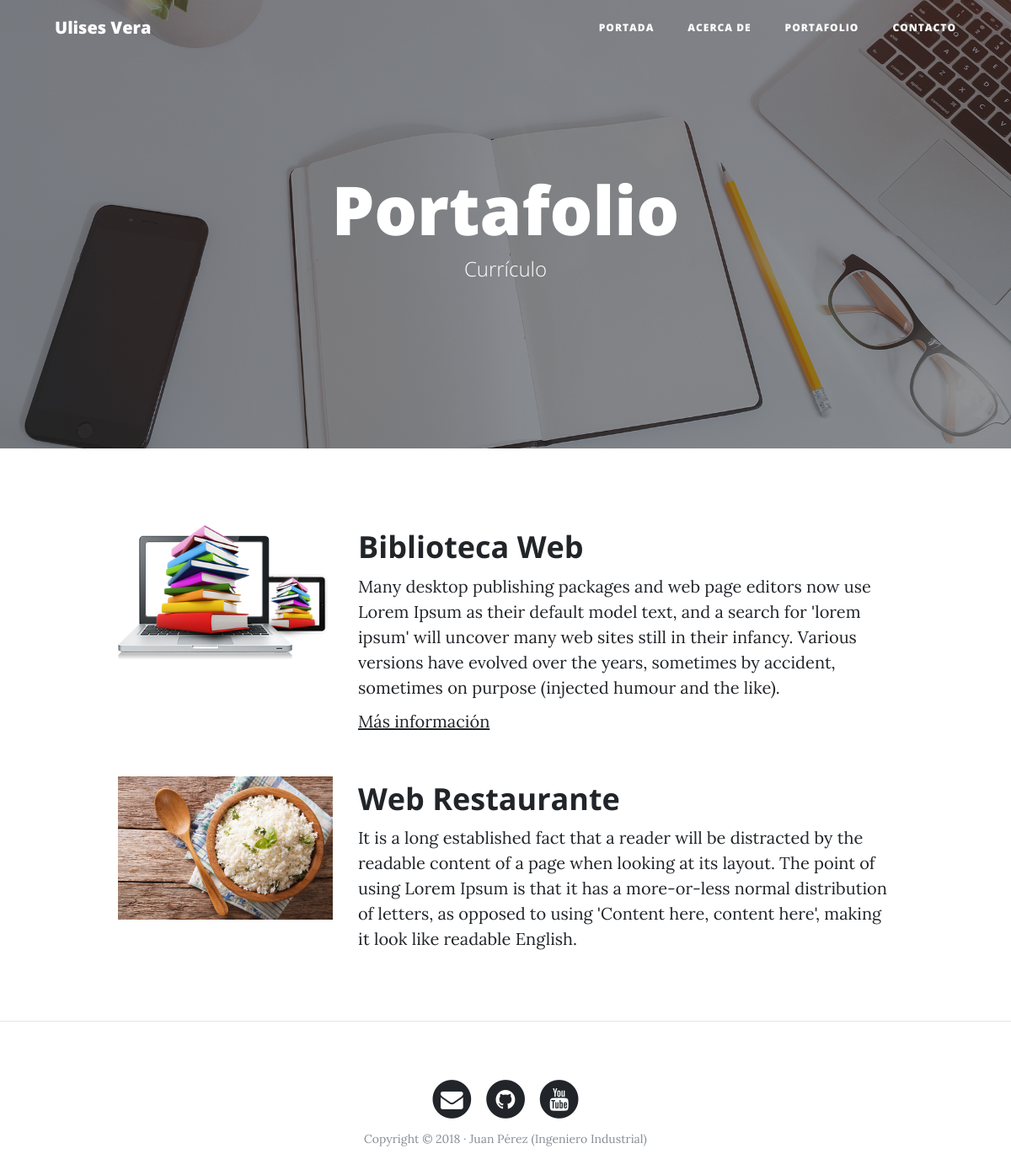
The page /portfolio/ on the database its author committed.
### portfolio/models.py (models this page shows, shortened)
class Project(models.Model):
    title = models.CharField(max_length=100, verbose_name='Titulo')
    description = models.TextField(verbose_name='Descripcion')
    image = models.ImageField(verbose_name='Imagen', upload_to='projects')
    url = models.URLField(verbose_name='Direccion web', null=True, blank=True)
    created = models.DateTimeField(auto_now_add=True, verbose_name='Fecha de Creacion')
    updated = models.DateTimeField(auto_now=True, verbose_name='Fecha de edicion')
    class Meta:
        verbose_name = 'Proyecto'
        verbose_name_plural = 'Proyectos'
        ordering = ["-created"]

### portfolio/views.py (the view)
# urls.py: path('portfolio/', portfolio_views.portfolio, name="portfolio"),
def portfolio(request):
    projects = Project.objects.all()
    return render(request, 'portfolio/portfolio.html', {'projects': projects})

### portfolio/templates/portfolio/portfolio.html (shortened to what this page needs)
{% extends 'core/base.html' %}
{% block background %}{% load static %}{% static 'core/img/portfolio-bg.jpg' %}{% endblock %}
{% block headers%}
    <h1>Portafolio</h1>
	<span class="subheading">Currículo</span>
{% endblock%}
{% block content %}
    {% for project in projects %}
        <div class="row project">
        <div class="col-lg-3 col-md-4 offset-lg-1">
                <img class="img-fluid" src="{{project.image.url}}" alt="">
        </div>
        <div class="col-lg-7 col-md-8">
            <h2 class="section-heading title">{{project.title}}</h2>
            <p>{{project.description}}</p>
            {% if project.url  %}
                <p><a href="{{project.url}}">Más información</a></p>
            {% endif %}
        </div>
        </div>
    {% endfor %}
{% endblock %}

### core/templates/core/base.html (shortened to what this page needs)
<!DOCTYPE html>
<html lang="es">
  <head>
    {% load static %}
    <link href="{% static 'core/vendor/bootstrap/css/bootstrap.min.css' %}" rel="stylesheet">
    <link href="{% static 'core/vendor/font-awesome/css/font-awesome.min.css' %}" rel="stylesheet" type="text/css">
    <link href="{% static 'core/css/clean-blog.min.css' %}" rel="stylesheet">
  </head>
  <body>
    <nav class="navbar navbar-expand-lg navbar-light fixed-top" id="mainNav">
      <div class="container">
        <a class="navbar-brand" href="{% url 'home' %}">Ulises Vera</a>
        <div class="collapse navbar-collapse" id="navbarResponsive">
          <ul class="navbar-nav ml-auto">
            <li class="nav-item">
              <a class="nav-link" href="{% url 'home' %}">Portada</a>
            </li>
            <li class="nav-item">
              <a class="nav-link" href="{% url 'about' %}">Acerca de</a>
            </li>
            <li class="nav-item">
              <a class="nav-link" href="{% url 'portfolio' %}">Portafolio</a>
            </li>
            <li class="nav-item">
              <a class="nav-link" href="{% url 'contact' %}">Contacto</a>
            </li>
          </ul>
        </div>
      </div>
    </nav>
    <header class="masthead" style="background-image: url('{%  block background %}{% endblock %}')">
      <div class="overlay"></div>
      <div class="container">
        <div class="row">
          <div class="col-lg-8 col-md-10 mx-auto">
            <div class="site-heading">
                {% block headers %}{% endblock %}
            </div>
          </div>
        </div>
      </div>
    </header>
    <div class="container">
      {% block content %}{% endblock %}
    </div>
    {% if request.path != "/" %}
      <hr>
    {% endif %}
    <footer>
      <div class="container">
        <div class="row">
          <div class="col-lg-8 col-md-10 mx-auto">
            <ul class="list-inline text-center">
              <li class="list-inline-item">
                <a href="#">
                  <span class="fa-stack fa-lg">
                    <i class="fa fa-circle fa-stack-2x"></i>
                    <i class="fa fa-envelope fa-stack-1x fa-inverse"></i>
                  </span>
                </a>
              </li>
              <li class="list-inline-item">
                <a href="#">
                  <span class="fa-stack fa-lg">
                    <i class="fa fa-circle fa-stack-2x"></i>
                    <i class="fa fa-github fa-stack-1x fa-inverse"></i>
                  </span>
                </a>
              </li>
              <li class="list-inline-item">
                <a href="#">
                  <span class="fa-stack fa-lg">
                    <i class="fa fa-circle fa-stack-2x"></i>
                    <i class="fa fa-youtube fa-stack-1x fa-inverse"></i>
                  </span>
                </a>
              </li>
            </ul>
            <p class="copyright text-muted">Copyright &copy; 2018 · Juan Pérez (Ingeniero Industrial) </p>
          </div>
        </div>
      </div>
    </footer>
  </body>
</html>

### rows shown on the page
Project: image (picture), title "Biblioteca Web", description "Many desktop publishing packages and web page editors now use Lorem Ipsum as their default model text, and a search for 'lorem ipsum' will uncover many web sites still in their infancy. Various versions have evolved over the years, sometimes by accident, sometimes on purpose (injected humour and the like)."
Project: image (picture), title "Web Restaurante", description "It is a long established fact that a reader will be distracted by the readable content of a page when looking at its layout. The point of using Lorem Ipsum is that it has a more-or-less normal distribution of letters, as opposed to using 'Content here, content here', making it look like readable English."
